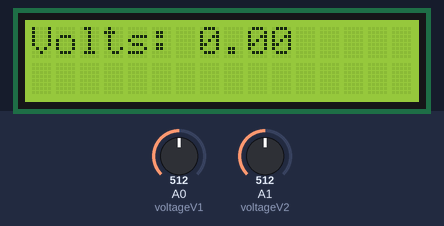
A sketch run on a simulated Arduino Uno, built with avr-gcc and run on an emulated ATmega328P. Parts: 16×2 character LCD. The inputs (shaded band) are chosen by the test bench; at power-on: A0 (voltageV1) = 512, A1 (voltageV2) = 512.

Above: at 1.2 s.
1.3 s: A0 (voltageV1) set to 716
At 3.0 s:
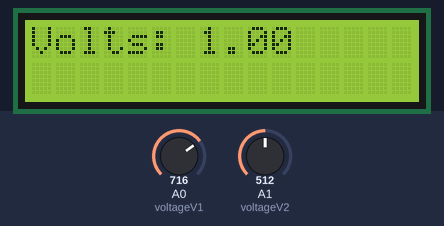
3.5 s: A1 (voltageV2) set to 306
At 5.3 s:
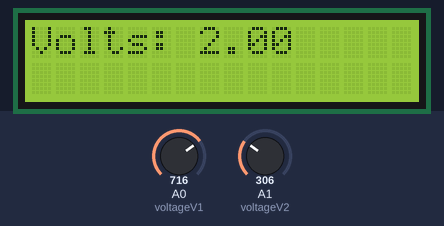
5.6 s: A0 (voltageV1) set to 900
At 6.5 s:
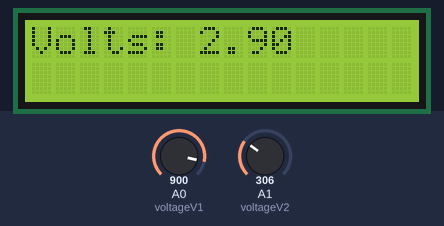
7.6 s: A1 (voltageV2) set to 122
At 8.9 s:
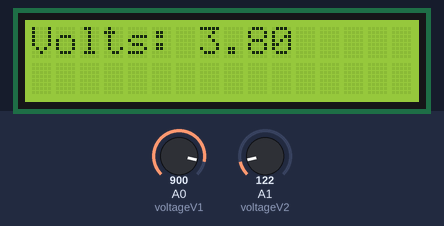
9.6 s: A1 (voltageV2) set to 0
At 11.3 s:
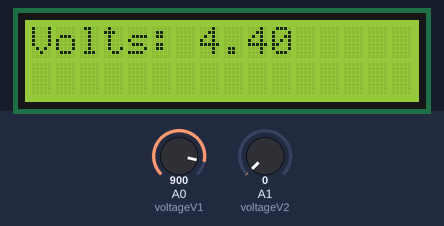
11.6 s: A0 (voltageV1) set to 1023
At 13.7 s:
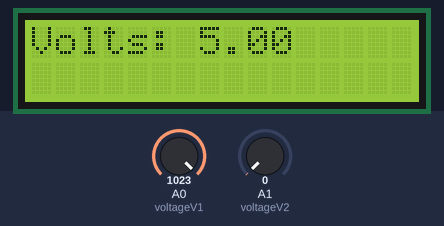
Timing chart, 0 to 14.7 s (numbered marks = the images above; inputs shaded):
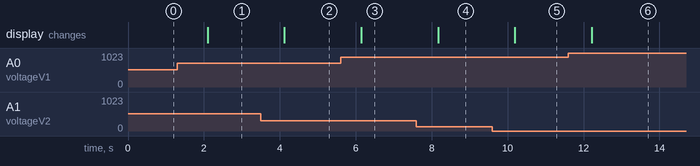

The sketch:

arduinolab9task2.ino
```cpp
#include <Wire.h>
#include <LiquidCrystal_I2C.h>

const int voltageV1 = A0;
const int voltageV2 = A1;
LiquidCrystal_I2C lcd(0x27, 16, 2);

void setup() {
  lcd.init();
  lcd.backlight();
  pinMode(voltageV1, INPUT);
  pinMode(voltageV2, INPUT);
}
void loop() {
  int voltageOut1 = analogRead(voltageV1);
  int voltageOut2 = analogRead(voltageV2);
  float Vcalc = (5.0/1023)*voltageOut1 - (5.0/1023)*voltageOut2;

  lcd.setCursor(0, 0);
  lcd.print("Volts: ");
  lcd.print(Vcalc);
  delay(1000);
}
```

Measured:
- after the input at 1.3 s, the display: changes after 0.80 s (image 1)
- after the input at 3.5 s, the display: changes after 0.62 s (image 2)
- after the input at 5.6 s, the display: changes after 0.54 s (image 3)
- after the input at 7.6 s, the display: changes after 0.57 s (image 4)
- after the input at 9.6 s, the display: changes after 0.59 s (image 5)
- after the input at 11.6 s, the display: changes after 0.61 s (image 6)
